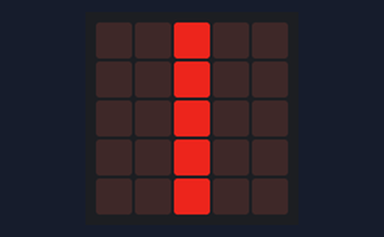
Simulated run of this program. Board: BBC micro:bit running MicroPython. Parts: the board's 5×5 LED display. Dim RGB values are drawn brighter than linear.

Above: at 0.05 s.
At 0.55 s:
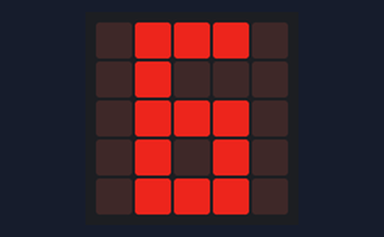
At 1.0 s:
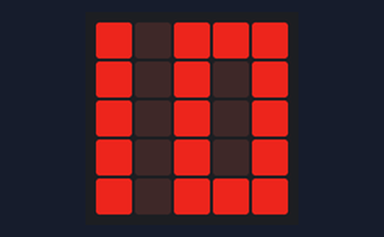
At 1.85 s:
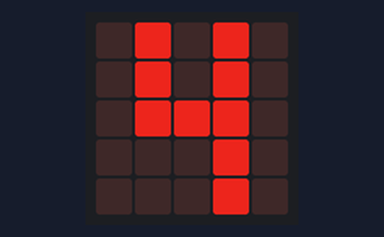

The program:

digits.py
```python
"""
Display Digits from 1 to 10
"""
from microbit import *

digits = [
    Image('00700:'  # 1
          '00700:'
          '00700:'
          '00700:'
          '00700:'),
    Image('07770:'  # 2
          '00070:'
          '07770:'
          '07000:'
          '07770:'),
    Image('07770:'  # 3
          '00070:'
          '07770:'
          '00070:'
          '07770:'),
    Image('07070:'  # 4
          '07070:'
          '07770:'
          '00070:'
          '00070:'),
    Image('07770:'  # 5
          '07000:'
          '07770:'
          '00070:'
          '07770:'),
    Image('07770:'  # 6
          '07000:'
          '07770:'
          '07070:'
          '07770:'),
    Image('07770:'  # 7
          '00070:'
          '00070:'
          '00070:'
          '00070:'),
    Image('07770:'  # 8
          '07070:'
          '07770:'
          '07070:'
          '07770:'),
    Image('07770:'  # 9
          '07070:'
          '07770:'
          '00070:'
          '07770:'),
    Image('70777:'  # 10
          '70707:'
          '70707:'
          '70707:'
          '70777:')
]

while True:
    for d in digits:
        display.show(d)
        sleep(100)
    sleep(500)
```

Measured:
- by itself, everything shown: repeats every 1.5 s, in 10 steps
- what the display in image 2 shows lasts 0.6 s, from 0.9 s to 1.5 s
